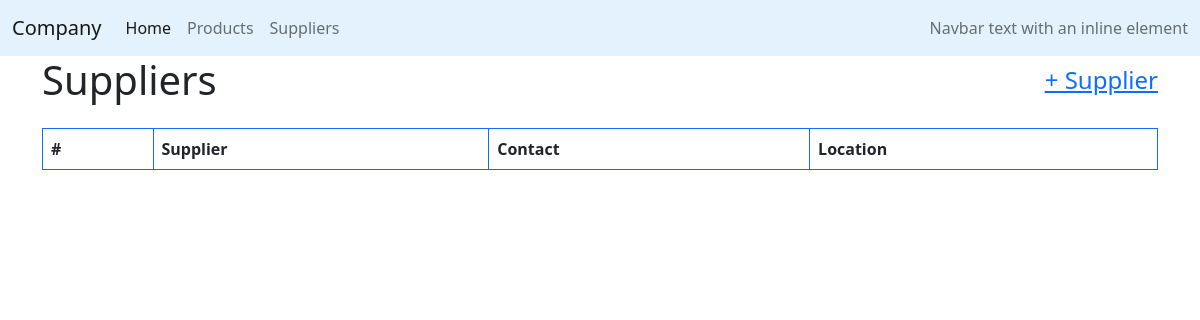
The page /company/suppliers on the database as committed earlier.
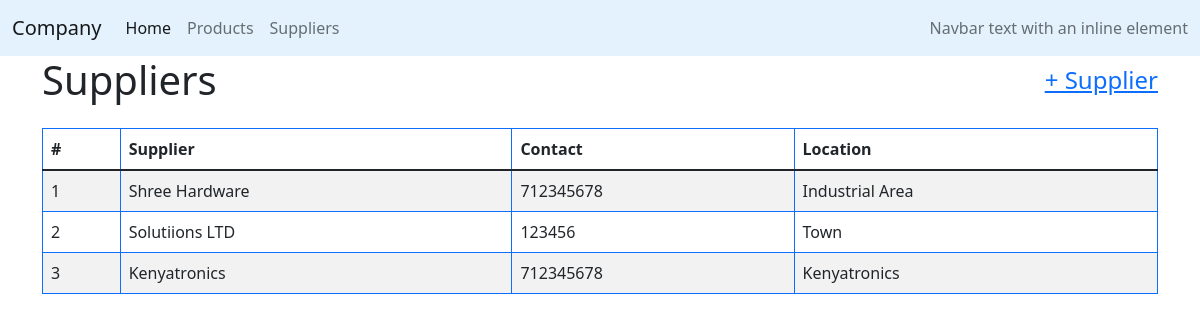
The same page on the database as committed later.
### company/models.py (models this page shows, shortened)
class Supplier(models.Model):
    nameS = models.CharField(max_length=64)
    address = models.IntegerField()
    email = models.CharField(max_length=64, default=0)
    contact = models.IntegerField()
    zone = models.IntegerField()
    location = models.CharField(max_length=64)
    personnel = GenericRelation(Personnel)

### company/views.py (the view)
# urls.py: path('suppliers', views.suppliers, name='suppliers'),
def suppliers(request):
    suppliers = Supplier.objects.all()
    return render(request, "company/suppliers.html",{
        "suppliers" : suppliers
    })

### company/templates/company/suppliers.html (shortened to what this page needs)
{% extends "company/layout.html"%}
{% block body %}
<div class="container">
    <div class="d-flex justify-content-between mr-2">
        <h1>Suppliers</h1>
        <h4 class="align-self-center" >
          <a href="{% url 'company:supplierForm' %}">+ Supplier </a>
        </h4>
    </div>
    <div class="rounded mt-2 pt-2">
      <table class="table table-striped table-hover table-bordered border-primary pt-2">
          <thead>
            <tr>
              <th scope="col">#</th>
              <th scope="col">Supplier</th>
              <th scope="col">Contact</th>
              <th scope="col">Location</th>
            </tr>
          </thead>
          <tbody id="supplierTable">
              {%for supplier in suppliers %}
              <tr id="{{supplier.id}}">
                  <td scope="row" class="rowCounter"></td>
                  <td>{{supplier.nameS}}</td>
                  <td>{{supplier.contact}}</td>
                  <td>{{supplier.location}}</td>
              </tr>
              {%endfor%}
          </tbody>
        </table>
    </div>
</div>
{%endblock%}
{% load static %}

### company/templates/company/layout.html (shortened to what this page needs)
{%load static%}
<!DOCTYPE html>
<html lang="en">
<head>
    <link href="{% static 'company/styles.css' %}?{% now 'U' %}" rel="stylesheet" type="text/css" >
    <link href="https://cdn.jsdelivr.net/npm/bootstrap@5.1.3/dist/css/bootstrap.min.css" rel="stylesheet">
    <link rel="stylesheet" href="https://use.fontawesome.com/releases/v5.8.1/css/all.css">
</head>
<body>
    <div>
        <nav class="navbar navbar-expand-lg navbar-light " style="background-color: #e3f2fd;">
            <div class="container-fluid">
              <a class="navbar-brand" href="#">Company</a>
              <div class="collapse navbar-collapse" id="navbarText">
                <ul class="navbar-nav me-auto mb-2 mb-lg-0">
                  <li class="nav-item">
                    <a class="nav-link active" aria-current="page" href="#">Home</a>
                  </li>
                  <li class="nav-item">
                    <a class="nav-link" href="{% url 'company:products' %}">Products</a>
                  </li>
                  <li class="nav-item">
                    <a class="nav-link" href="{% url 'company:suppliers' %}">Suppliers</a>
                  </li>
                </ul>
                <span class="navbar-text">
                  Navbar text with an inline element
                </span>
              </div>
            </div>
          </nav>
    </div>
    <div class="body">
      {%block body%}
      {%endblock%}
    </div>
</body>
</html>

### company/static/company/styles.css (style rules this page uses)
table { counter-reset: rowCount; }
.rowCounter::before { counter-increment: rowCount; content: counter(rowCount); }

Rows that differ between the two databases and show on the page:
added Supplier: nameS "Shree Hardware", contact "712345678", location "Industrial Area"
added Supplier: nameS "Solutiions LTD", contact "123456", location "Town"
added Supplier: nameS "Kenyatronics", contact "712345678", location "Kenyatronics"
